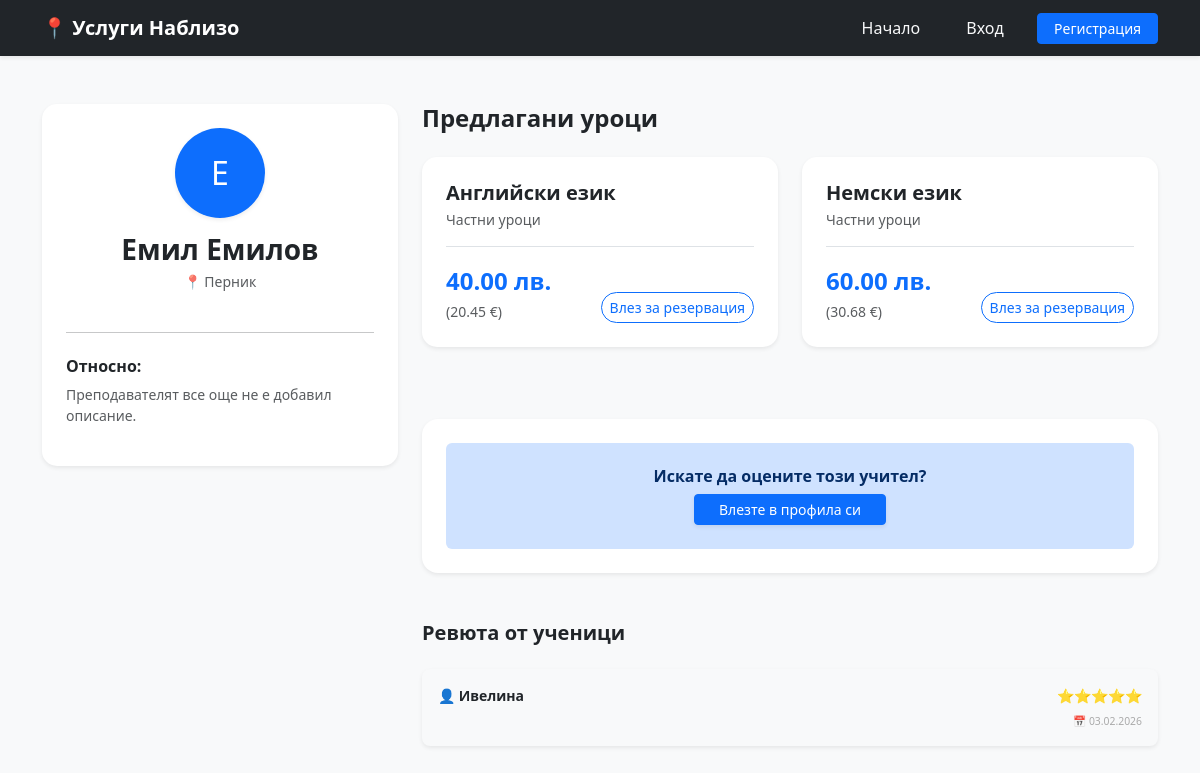
The app's page /public-profile/2 with its own data.
### app/models.py (models this page shows)
class User(Base):
    __tablename__ = "users"
    id = Column(Integer, primary_key=True, index=True)
    email = Column(String, unique=True, index=True)
    password = Column(String)
    role = Column(String)
    first_name = Column(String, nullable=True)
    username = Column(String, unique=True, index=True, nullable=True)
    phone = Column(String, nullable=True)
    address = Column(String, nullable=True)
    bio = Column(String, nullable=True)
    is_verified = Column(Boolean, default=False)
    lessons = relationship("Lesson", back_populates="teacher")
    reviews = relationship("Review", foreign_keys="[Review.teacher_id]")

class Lesson(Base):
    __tablename__ = "lessons"
    id = Column(Integer, primary_key=True, index=True)
    subject = Column(String)
    category = Column(String)
    price = Column(Float)
    teacher_id = Column(Integer, ForeignKey("users.id"))
    teacher_name = Column(String)
    latitude = Column(Float)
    longitude = Column(Float)
    teacher = relationship("User", back_populates="lessons")

class Review(Base):
    __tablename__ = "reviews"
    id = Column(Integer, primary_key=True, index=True)
    teacher_id = Column(Integer, ForeignKey("users.id"))
    user_id = Column(Integer, ForeignKey("users.id"))
    rating = Column(Integer, nullable=False)
    comment = Column(Text, nullable=True)
    created_at = Column(DateTime, default=datetime.utcnow)
    teacher = relationship("User", foreign_keys=[teacher_id])
    reviewer = relationship("User", foreign_keys=[user_id])

### app/main.py (the view)
@app.get("/public-profile/{user_id}", response_class=HTMLResponse)
def public_profile(request: Request, user_id: int, db: Session = Depends(get_db), current_user_id: str = Cookie(None)):
    print(f"DEBUG: Отварям профил на потребител с ID: {user_id}")
    user = db.query(models.User).filter(models.User.id == user_id).first()
    if not user:
        return HTMLResponse(content="<script>alert('Потребителят не е намерен!'); window.history.back();</script>")
    teacher_lessons = db.query(models.Lesson).filter(models.Lesson.teacher_id == user_id).all()
    reviews = db.query(models.Review).filter(models.Review.teacher_id == user_id).order_by(models.Review.created_at.desc()).all()
    return templates.TemplateResponse("public_profile.html", {
        "request": request,
        "user": user,
        "lessons": teacher_lessons,
        "reviews": reviews,
        "eur_rate": 1.95583,
        "is_logged_in": True if current_user_id else False,
        "current_user_id": int(current_user_id) if current_user_id else None
    })

### templates/public_profile.html (shortened to what this page needs)
<!DOCTYPE html>
<html lang="bg">
<head>
    <link href="https://cdn.jsdelivr.net/npm/bootstrap@5.3.0/dist/css/bootstrap.min.css" rel="stylesheet">
</head>
<body class="bg-light">
    <nav class="navbar navbar-expand-lg navbar-dark bg-dark mb-5 shadow-sm">
        <div class="container">
            <a class="navbar-brand fw-bold" href="/">📍 Услуги Наблизо</a>
            <div class="ms-auto">
                <a href="/" class="btn btn-link text-light text-decoration-none me-3">Начало</a>
                {% if is_logged_in %}
                    <a href="/profile" class="btn btn-link text-light text-decoration-none me-3">Моят Профил</a>
                    <a href="/logout" class="btn btn-outline-light btn-sm">Изход</a>
                {% else %}
                    <a href="/login" class="btn btn-link text-light text-decoration-none me-3">Вход</a>
                    <a href="/register" class="btn btn-primary btn-sm px-3">Регистрация</a>
                {% endif %}
            </div>
        </div>
    </nav>
    <div class="container">
        <div class="row">
            <div class="col-md-4 mb-4">
                <div class="card shadow-sm p-4 text-center border-0 card-service">
                    <div class="rounded-circle avatar-circle shadow-sm">
                        {{ (user.first_name or user.username)[0].upper() }}
                    </div>
                    <h3 class="fw-bold mb-1">{{ user.first_name or user.username }}</h3>
                    <p class="text-muted small">📍 {{ user.address or "Локация не е посочена" }}</p>
                    <hr class="my-4">
                    <div class="text-start">
                        <h6 class="fw-bold text-dark">Относно:</h6>
                        <p class="text-muted small">{{ user.bio or "Преподавателят все още не е добавил описание." }}</p>
                    </div>
                </div>
            </div>
            <div class="col-md-8">
                <h4 class="fw-bold mb-4">Предлагани уроци</h4>
                <div class="row">
                    {% for lesson in lessons %}
                    <div class="col-md-12 col-lg-6 mb-4">
                        <div class="card h-100 shadow-sm border-0 card-service">
                            <div class="card-body p-4 d-flex flex-column">
                                <h5 class="fw-bold mb-1">{{ lesson.subject }}</h5>
                                <p class="text-muted small mb-3">{{ lesson.category }}</p>
                                <div class="mt-auto pt-3 border-top">
                                    <div class="d-flex justify-content-between align-items-end">
                                        <div>
                                            <div class="price-text">{{ "%.2f"|format(lesson.price) }} лв.</div>
                                            <small class="text-muted">({{ "%.2f"|format(lesson.price / eur_rate) }} €)</small>
                                        </div>
                                        <div style="min-width: 150px;">
                                            {% if is_logged_in %}
                                                {% if current_user_id == lesson.teacher_id %}
                                                    <button class="btn btn-info btn-sm w-100 disabled">Ваш урок</button>
                                                {% else %}
                                                    <form action="/book-lesson/{{ lesson.id }}" method="post">
                                                        <label class="small text-muted mb-1" style="font-size: 0.65rem;">Изберете час:</label>
                                                        <input type="datetime-local" id="dt-{{ lesson.id }}" name="appointment_time"
                                                               class="form-control form-control-sm mb-2" required>
                                                        <button type="submit" class="btn btn-primary btn-sm w-100 shadow-sm">Запази час</button>
                                                    </form>
                                                    <script>
                                                        (function() {
                                                            const now = new Date();
                                                            now.setMinutes(now.getMinutes() - now.getTimezoneOffset());
                                                            document.getElementById('dt-{{ lesson.id }}').min = now.toISOString().slice(0,16);
                                                        })();
                                                    </script>
                                                {% endif %}
                                            {% else %}
                                                <a href="/login" class="btn btn-outline-primary btn-sm w-100 rounded-pill">Влез за резервация</a>
                                            {% endif %}
                                        </div>
                                    </div>
                                </div>
                            </div>
                        </div>
                    </div>
                    {% endfor %}
                </div>
                <div class="mt-5 p-4 bg-white shadow-sm rounded-4 border-0">
                    {% if is_logged_in %}
                        <h5 class="fw-bold mb-4">Остави оценка</h5>
                        <form action="/submit-review/{{ user.id }}" method="post" class="row g-3">
                            <div class="col-md-5">
                                <select name="rating" class="form-select" required>
                                    <option value="">Оценка (звезди)...</option>
                                    <option value="5">⭐⭐⭐⭐⭐ (Отличен)</option>
                                    <option value="4">⭐⭐⭐⭐ (Много добър)</option>
                                    <option value="3">⭐⭐⭐ (Добър)</option>
                                    <option value="2">⭐⭐ (Среден)</option>
                                    <option value="1">⭐ (Слаб)</option>
                                </select>
                            </div>
                            <div class="col-12">
                                <textarea name="comment" class="form-control" rows="2" placeholder="Напишете коментар (по избор)..."></textarea>
                            </div>
                            <div class="col-12">
                                <button type="submit" class="btn btn-primary px-4 shadow-sm">Публикувай</button>
                            </div>
                        </form>
                    {% else %}
                        <div class="alert alert-primary border-0 text-center py-4 mb-0">
                            <h6 class="fw-bold mb-2">Искате да оцените този учител?</h6>
                            <a href="/login" class="btn btn-primary btn-sm px-4 shadow-sm">Влезте в профила си</a>
                        </div>
                    {% endif %}
                </div>
                <div class="mt-5 mb-5">
                    <h5 class="fw-bold mb-4">Ревюта от ученици</h5>
                    {% if reviews %}
                        {% for review in reviews %}
                        <div class="card shadow-sm border-0 mb-3 review-card rounded-3">
                            <div class="card-body p-3">
                                <div class="d-flex justify-content-between align-items-center">
                                    <span class="fw-bold text-dark small">👤 {{ review.reviewer.first_name if review.reviewer else "Анонимен" }}</span>
                                    <span class="text-warning small">{% for i in range(review.rating) %}⭐{% endfor %}</span>
                                </div>
                                <div class="text-end mt-2" style="font-size: 0.65rem; color: #aaa;">
                                    📅 {{ review.created_at.strftime('%d.%m.%Y') }}
                                </div>
                            </div>
                        </div>
                        {% endfor %}
                    {% else %}
                        <p class="text-muted small text-center py-4">Все още няма ревюта.</p>
                    {% endif %}
                </div>
            </div>
        </div>
    </div>
</body>
</html>

### templates/public_profile.html (style rules this page uses)
.review-card { border-left: 4px solid #0d6efd; background-color: #f8f9fa; }
.price-text { font-size: 1.5rem; font-weight: bold; color: #0d6efd; }
.avatar-circle { width: 90px; height: 90px; font-size: 32px; display: flex; align-items: center; justify-content: center; margin: 0 auto 15px; background-color: #0d6efd; color: white; }
.card-service { border-radius: 15px; transition: transform 0.2s; }

### records on screen
User: first_name "Е", first_name "Емил Емилов", address "Перник", bio "Преподавателят все още не е добавил описание."
Lesson: subject "Английски език", category "Частни уроци", price "40.00", lesson.price/eur_rate "20.45"
Lesson: subject "Немски език", category "Частни уроци", price "60.00", lesson.price/eur_rate "30.68"
Review: reviewer "Ивелина", rating 5 (drawn), created_at "03.02.2026"
